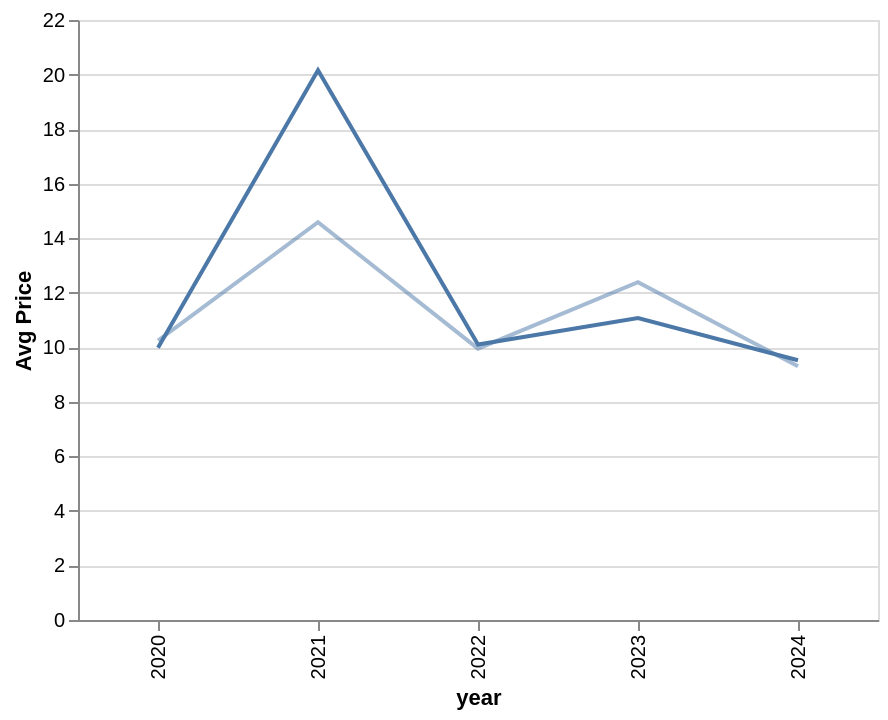

Specify this chart in Vega-Lite:
### Vega specification from a JSON file in a GitHub repository (floating-point values rounded to 4 significant figures)
{"$schema": "https://vega.github.io/schema/vega/v6.json", "background": "white", "padding": 5, "width": 400, "height": 300, "style": "cell", "data": [{"name": "source_0", "values": [{"price": 9.2, "year": 2020}, {"price": 10.76, "year": 2020}, {"price": 36.88, "year": 2021}, {"price": 3.44, "year": 2021}, {"price": 10.55, "year": 2022}, {"price": 9.65, "year": 2022}, {"price": 7.15, "year": 2023}, {"price": 15, "year": 2023}, {"price": 10.19, "year": 2024}, {"price": 8.86, "year": 2024}]}, {"name": "data_0", "source": "source_0", "transform": [{"type": "aggregate", "groupby": ["year"], "ops": ["exponential", "mean"], "fields": ["price", "price"], "as": ["exponential_price", "mean_price"], "aggregate_params": [0.5, null]}]}], "marks": [{"name": "layer_0_marks", "type": "line", "style": ["line"], "sort": {"field": "x"}, "from": {"data": "data_0"}, "encode": {"update": {"stroke": {"value": "#4c78a8"}, "description": {"signal": "\"year: \" + (isValid(datum[\"year\"]) ? isArray(datum[\"year\"]) ? join(datum[\"year\"], ' ') : datum[\"year\"] : \"\"+datum[\"year\"]) + \"; Avg Price: \" + (format(datum[\"mean_price\"], \"\"))"}, "x": {"scale": "x", "field": "year"}, "y": {"scale": "y", "field": "mean_price"}, "defined": {"signal": "isValid(datum[\"mean_price\"]) && isFinite(+datum[\"mean_price\"])"}}}}, {"name": "layer_1_marks", "type": "line", "style": ["line"], "sort": {"field": "x"}, "from": {"data": "data_0"}, "encode": {"update": {"opacity": {"value": 0.5}, "stroke": {"value": "#4c78a8"}, "description": {"signal": "\"year: \" + (isValid(datum[\"year\"]) ? isArray(datum[\"year\"]) ? join(datum[\"year\"], ' ') : datum[\"year\"] : \"\"+datum[\"year\"]) + \"; Exponential of price: \" + (format(datum[\"exponential_price\"], \"\"))"}, "x": {"scale": "x", "field": "year"}, "y": {"scale": "y", "field": "exponential_price"}, "defined": {"signal": "isValid(datum[\"exponential_price\"]) && isFinite(+datum[\"exponential_price\"])"}}}}], "scales": [{"name": "x", "type": "point", "domain": {"data": "data_0", "field": "year", "sort": true}, "range": [0, {"signal": "width"}], "padding": 0.5}, {"name": "y", "type": "linear", "domain": {"data": "data_0", "fields": ["mean_price", "exponential_price"]}, "range": [{"signal": "height"}, 0], "nice": true, "zero": true}], "axes": [{"scale": "y", "orient": "left", "gridScale": "x", "grid": true, "tickCount": {"signal": "ceil(height/40)"}, "domain": false, "labels": false, "aria": false, "maxExtent": 0, "minExtent": 0, "ticks": false, "zindex": 0}, {"scale": "x", "orient": "bottom", "grid": false, "title": "year", "labelAlign": "right", "labelAngle": 270, "labelBaseline": "middle", "zindex": 0}, {"scale": "y", "orient": "left", "grid": false, "title": "Avg Price", "labelOverlap": true, "tickCount": {"signal": "ceil(height/40)"}, "zindex": 0}]}
